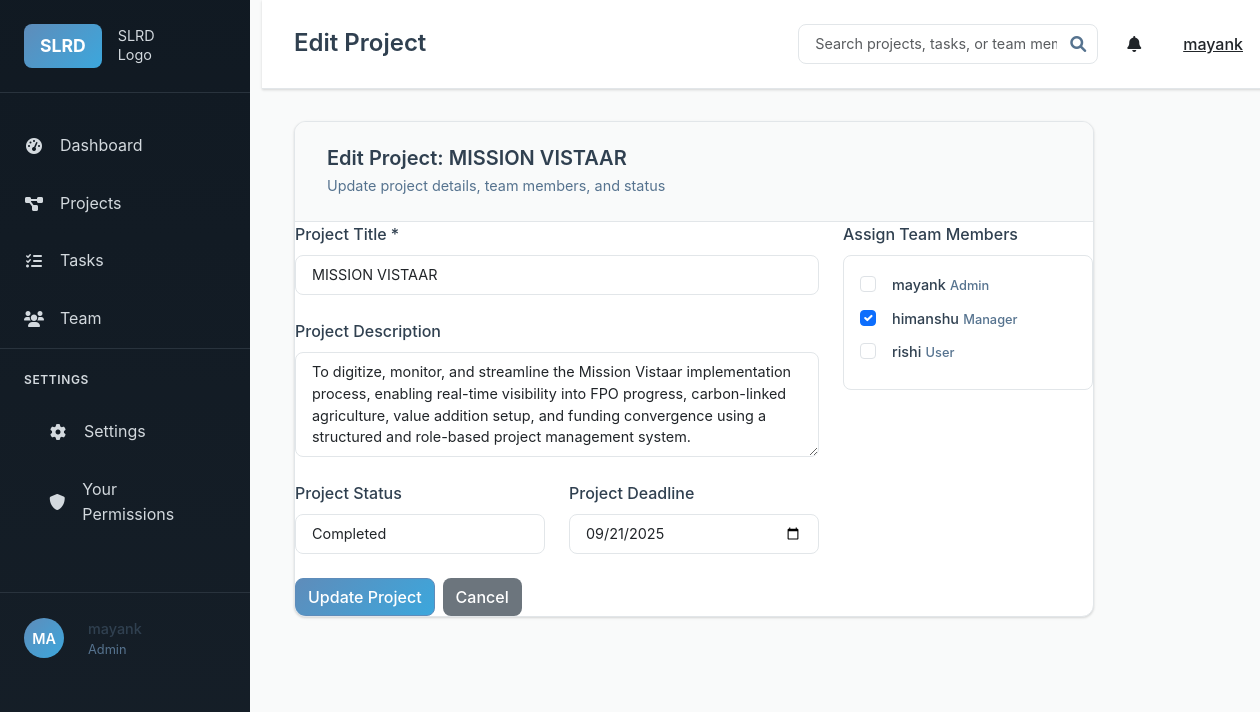
The app's page /projects/1/edit (signed in) with its own data.
### models.py (models this page shows, shortened)
class User(UserMixin, db.Model):
    id = db.Column(db.Integer, primary_key=True)
    username = db.Column(db.String(80), unique=True, nullable=False)
    email = db.Column(db.String(120), unique=True, nullable=False)
    password_hash = db.Column(db.String(256), nullable=False)
    role = db.Column(db.String(20), nullable=False, default='User')  # Admin, Manager, User
    created_at = db.Column(db.DateTime, default=lambda: datetime.now(timezone.utc))
    manager_id = db.Column(db.Integer, db.ForeignKey('user.id'), nullable=True)
    skills = db.Column(db.Text)  # JSON string of skills array
    managed_users = db.relationship('User', backref=db.backref('manager', remote_side=[id]), lazy='dynamic')
    projects_created = db.relationship('Project', foreign_keys='Project.created_by_id', backref='creator', lazy='dynamic')
    projects_assigned = db.relationship('Project', secondary='project_assignments', back_populates='assigned_users', lazy='dynamic')
    tasks_created = db.relationship('Task', foreign_keys='Task.created_by_id', backref='creator', lazy='dynamic')
    tasks_assigned = db.relationship('Task', foreign_keys='Task.assigned_to_id', backref='assigned_user', lazy='dynamic')
    comments = db.relationship('Comment', backref='author', lazy='dynamic')
    permissions = db.relationship('UserPermission', backref='user', lazy='dynamic', cascade='all, delete-orphan')

class Project(db.Model):
    id = db.Column(db.Integer, primary_key=True)
    title = db.Column(db.String(200), nullable=False)
    description = db.Column(db.Text)
    status = db.Column(db.String(20), default='In Progress')  # Just Started, In Progress, Completed
    progress = db.Column(db.Integer, default=0)  # 0-100%
    deadline = db.Column(db.Date)
    created_at = db.Column(db.DateTime, default=lambda: datetime.now(timezone.utc))
    updated_at = db.Column(db.DateTime, default=lambda: datetime.now(timezone.utc), onupdate=lambda: datetime.now(timezone.utc))
    created_by_id = db.Column(db.Integer, db.ForeignKey('user.id'), nullable=False)
    tasks = db.relationship('Task', backref='project', lazy='dynamic', cascade='all, delete-orphan')
    comments = db.relationship('Comment', backref='project', lazy='dynamic', cascade='all, delete-orphan')
    documents = db.relationship('Document', backref='project', lazy='dynamic', cascade='all, delete-orphan')
    assigned_users = db.relationship('User', secondary='project_assignments', back_populates='projects_assigned')

### routes.py (the view, shortened to what this page needs)
@app.route('/projects/<int:project_id>/edit', methods=['GET', 'POST'])
@login_required
def edit_project(project_id):
    project = Project.query.get_or_404(project_id)
    if current_user.role not in ['Admin', 'Manager'] or \
       (current_user.role == 'Manager' and project.created_by_id != current_user.id):
        abort(403)
    if current_user.role == 'Admin':
        assignable_users = User.query.all()
    else:  # Manager
        assignable_users = current_user.managed_users.all()
    return render_template('projects/edit.html',
                         project=project,
                         assignable_users=assignable_users)

### app.py (called while the page is built)
@login_manager.user_loader
def load_user(user_id):
    from models import User
    return User.query.get(int(user_id))

### templates/projects/edit.html (shortened to what this page needs)
{% extends "base.html" %}
{% block page_title %}Edit Project{% endblock %}
{% block content %}
<div class="form-container">
    <div class="content-card">
        <div class="card-header">
            <h3>Edit Project: {{ project.title }}</h3>
            <p>Update project details, team members, and status</p>
        </div>
        <form method="POST" class="project-form">
            <div class="row">
                <div class="col-md-8">
                    <div class="form-group">
                        <label for="title">Project Title *</label>
                        <input type="text" class="form-control" id="title" name="title"
                               value="{{ project.title }}" required>
                    </div>
                    <div class="form-group">
                        <label for="description">Project Description</label>
                        <textarea class="form-control" id="description" name="description" rows="4">{{ project.description or '' }}</textarea>
                    </div>
                    <div class="row">
                        <div class="col-md-6">
                            <div class="form-group">
                                <label for="status">Project Status</label>
                                <select class="form-control" id="status" name="status">
                                    <option value="Completed" {{ 'selected' if project.status == 'Completed' }}>Completed</option>
                                </select>
                            </div>
                        </div>
                        <div class="col-md-6">
                            <div class="form-group">
                                <label for="deadline">Project Deadline</label>
                                <input type="date" class="form-control" id="deadline" name="deadline"
                                       value="{{ project.deadline.strftime('%Y-%m-%d') if project.deadline }}">
                            </div>
                        </div>
                    </div>
                </div>
                <div class="col-md-4">
                    <div class="form-group">
                        <label>Assign Team Members</label>
                        <div class="team-selection">
                            {% for user in assignable_users %}
                            <div class="form-check">
                                <input class="form-check-input" type="checkbox"
                                       id="user_{{ user.id }}" name="assigned_users" value="{{ user.id }}"
                                       {{ 'checked' if user in project.assigned_users }}>
                                <label class="form-check-label" for="user_{{ user.id }}">
                                    <div class="user-info">
                                        <span class="user-name">{{ user.username }}</span>
                                        <span class="user-role">{{ user.role }}</span>
                                    </div>
                                </label>
                            </div>
                            {% endfor %}
                        </div>
                    </div>
                </div>
            </div>
            <div class="form-actions">
                <button type="submit" class="btn btn-primary">Update Project</button>
                <a href="{{ url_for('view_project', project_id=project.id) }}" class="btn btn-secondary">Cancel</a>
            </div>
        </form>
    </div>
</div>
{% endblock %}

### templates/base.html (shortened to what this page needs)
<!DOCTYPE html>
<html lang="en">
<head>
    <link href="https://cdn.jsdelivr.net/npm/bootstrap@5.3.0/dist/css/bootstrap.min.css" rel="stylesheet">
    <link href="https://cdnjs.cloudflare.com/ajax/libs/font-awesome/6.0.0/css/all.min.css" rel="stylesheet">
    <link href="{{ url_for('static', filename='css/style.css') }}" rel="stylesheet">
</head>
<body>
    {% if current_user.is_authenticated %}
    <div class="container-fluid">
        <div class="row">
            <div class="col-md-2 p-0">
                <div class="sidebar">
                    <div class="sidebar-header">
                        <div class="logo">
                            <span class="slrd-logo">SLRD</span>
                            <span class="logo-text">SLRD<br>Logo</span>
                        </div>
                    </div>
                    <nav class="sidebar-nav">
                        <ul class="nav flex-column">
                            <li class="nav-item">
                                <a class="nav-link" href="{{ url_for('index') }}">
                                    <i class="fas fa-tachometer-alt"></i> Dashboard
                                </a>
                            </li>
                            <li class="nav-item">
                                <a class="nav-link" href="{{ url_for('projects_list') }}">
                                    <i class="fas fa-project-diagram"></i> Projects
                                </a>
                            </li>
                            <li class="nav-item">
                                <a class="nav-link" href="{{ url_for('tasks_list') }}">
                                    <i class="fas fa-tasks"></i> Tasks
                                </a>
                            </li>
                            {% if current_user.role in ['Admin', 'Manager'] %}
                            <li class="nav-item">
                                <a class="nav-link" href="{{ url_for('team_list') }}">
                                    <i class="fas fa-users"></i> Team
                                </a>
                            </li>
                            {% endif %}
                        </ul>
                        <div class="sidebar-settings">
                            <h6>SETTINGS</h6>
                            <ul class="nav flex-column">
                                <li class="nav-item">
                                    <a class="nav-link" href="{{ url_for('settings') }}">
                                        <i class="fas fa-cog"></i> Settings
                                    </a>
                                </li>
                                <li class="nav-item">
                                    <a class="nav-link" href="{{ url_for('your_permissions') }}">
                                        <i class="fas fa-shield-alt"></i> Your Permissions
                                    </a>
                                </li>
                            </ul>
                        </div>
                    </nav>
                    <div class="sidebar-user">
                        <div class="user-avatar">{{ current_user.username[:2].upper() }}</div>
                        <div class="user-info">
                            <div class="user-name">{{ current_user.username }}</div>
                            <div class="user-role">{{ current_user.role }}</div>
                        </div>
                    </div>
                </div>
            </div>
            <div class="col-md-10 main-content">
                <header class="main-header">
                    <div class="d-flex justify-content-between align-items-center">
                        <h1>{% block page_title %}SLRD Project Management{% endblock %}</h1>
                        <div class="header-actions">
                            <div class="search-box">
                                <input type="text" class="form-control" placeholder="Search projects, tasks, or team members">
                                <i class="fas fa-search"></i>
                            </div>
                            <div class="dropdown">
                                <button class="btn btn-link text-dark" type="button" data-bs-toggle="dropdown">
                                    <i class="fas fa-bell"></i>
                                </button>
                            </div>
                            <div class="dropdown">
                                <button class="btn btn-link text-dark" type="button" data-bs-toggle="dropdown">
                                    {{ current_user.username }}
                                </button>
                            </div>
                        </div>
                    </div>
                </header>
                <div class="content-area">
                    {% block content %}{% endblock %}
                </div>
            </div>
        </div>
    </div>
    {% else %}
    <div class="auth-container">
        {% block auth_content %}{% endblock %}
    </div>
    {% endif %}
</body>
</html>

### records on screen
User: username "MA", username "mayank", role "Admin"
Project: title "MISSION VISTAAR", description "To digitize, monitor, and streamline the Mission Vistaar implementation process, enabling real-time visibility into FPO progress, carbon-linked agriculture, value addition setup, and funding convergence using a structured and role-based project management system.", deadline "09/21/2025"
User: username "himanshu", role "Manager"
User: username "rishi", role "User"
